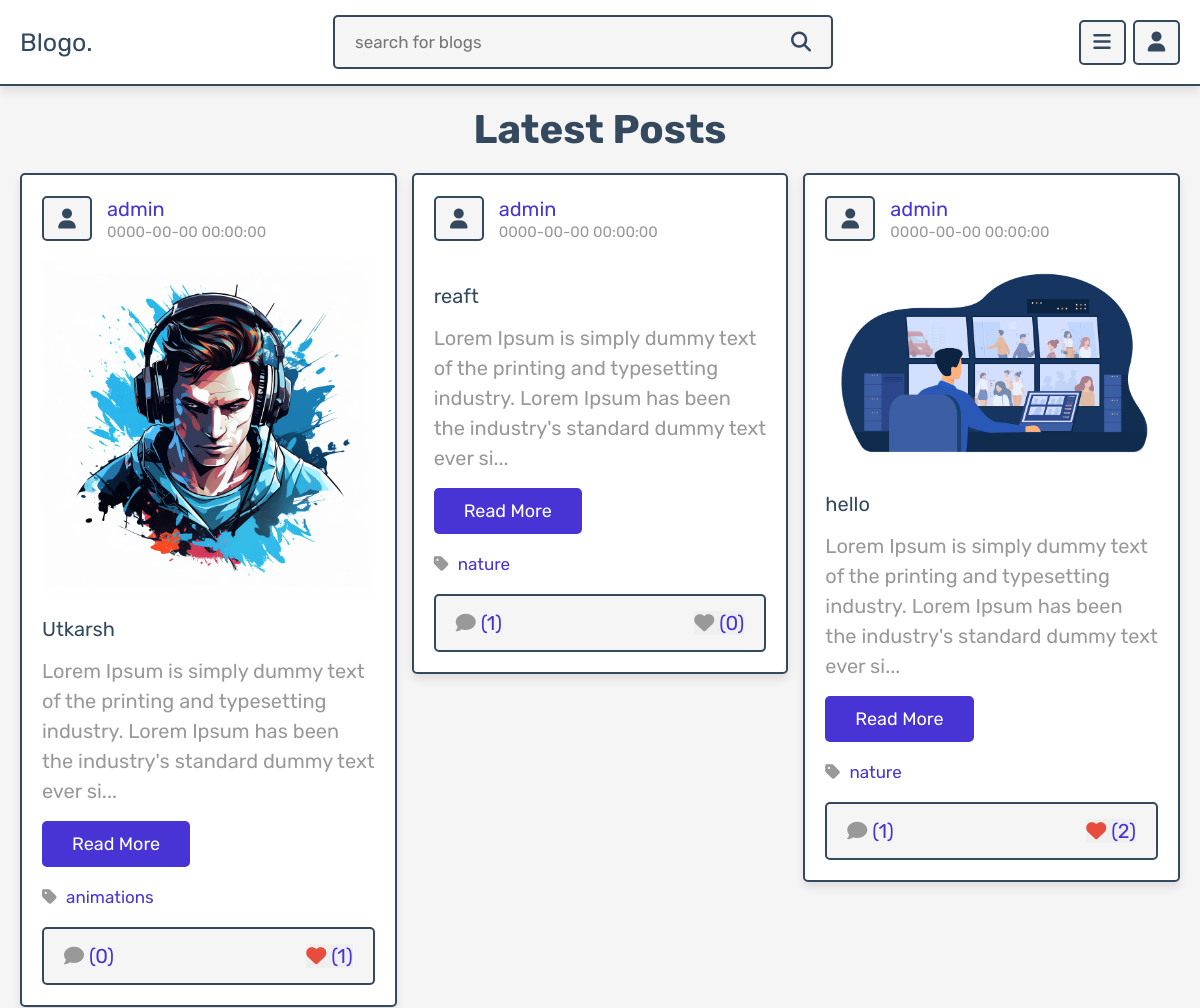
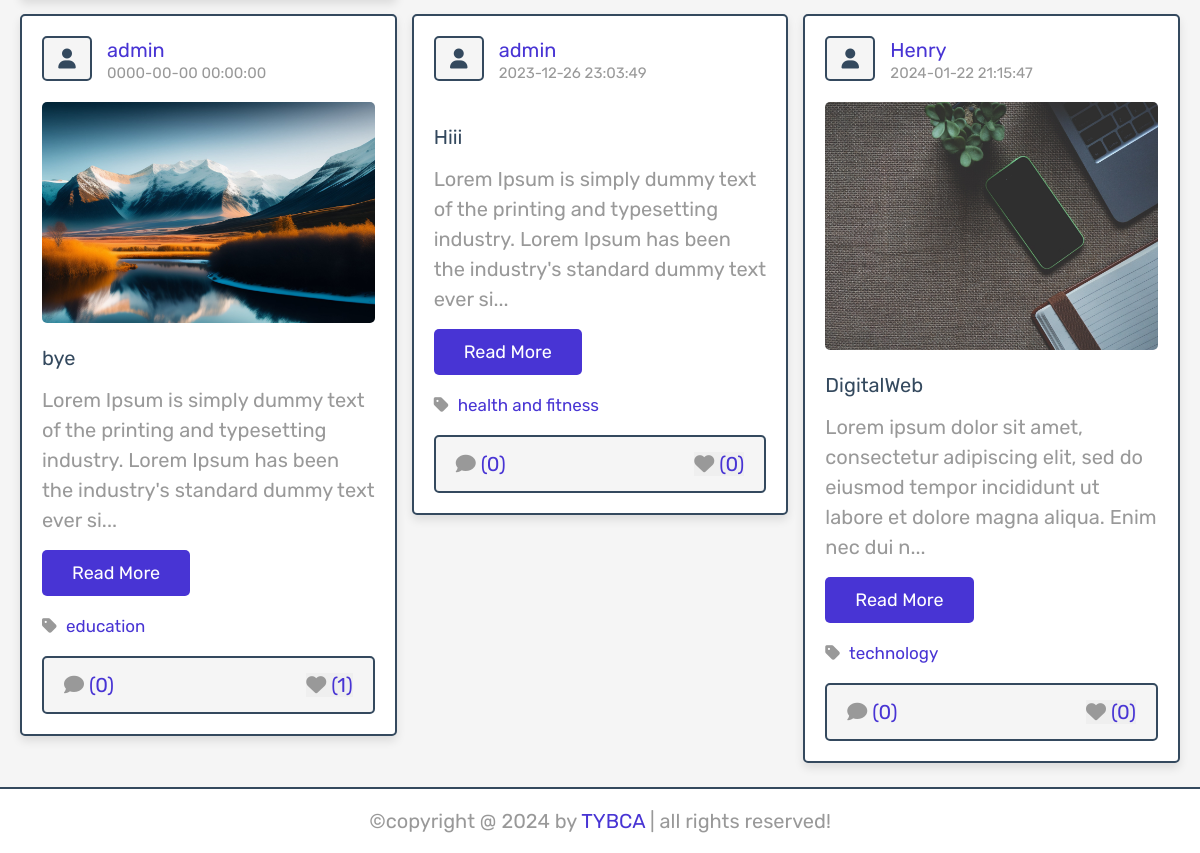
Screenshot of /posts.php (signed in) with the database file from the repository (2 pictures, top to bottom).
### tables this page shows
CREATE TABLE IF NOT EXISTS `posts` (
  `id` int(100) NOT NULL AUTO_INCREMENT,
  `admin_id` int(100) NOT NULL,
  `name` varchar(100) NOT NULL,
  `title` varchar(100) NOT NULL,
  `content` varchar(10000) NOT NULL,
  `category` varchar(50) NOT NULL,
  `image` varchar(100) NOT NULL,
  `date` datetime NOT NULL DEFAULT CURRENT_TIMESTAMP,
  `status` varchar(10) NOT NULL,
  PRIMARY KEY (`id`)
);

### posts.php (the view, shortened to what this page needs)
<?php
include 'components/connect.php';
if(isset($_SESSION['user_id'])){
   $user_id = $_SESSION['user_id'];
}else{
   $user_id = '';
};
?>
<!DOCTYPE html>
<html lang="en">
<head>
   <link rel="stylesheet" href="https://cdnjs.cloudflare.com/ajax/libs/font-awesome/6.1.1/css/all.min.css">
   <link rel="stylesheet" href="css/style.css">
</head>
<body>
<?php include 'components/user_header.php'; ?>
<section class="posts-container">
   <h1 class="heading">latest posts</h1>
   <div class="box-container">
      <?php
         $select_posts = $conn->prepare("SELECT * FROM `posts` WHERE status = ?");
         $select_posts->execute(['active']);
         if($select_posts->rowCount() > 0){
            while($fetch_posts = $select_posts->fetch(PDO::FETCH_ASSOC)){
               $post_id = $fetch_posts['id'];
               $count_post_comments = $conn->prepare("SELECT * FROM `comments` WHERE post_id = ?");
               $count_post_comments->execute([$post_id]);
               $total_post_comments = $count_post_comments->rowCount();
               $count_post_likes = $conn->prepare("SELECT * FROM `likes` WHERE post_id = ?");
               $count_post_likes->execute([$post_id]);
               $total_post_likes = $count_post_likes->rowCount();
               $confirm_likes = $conn->prepare("SELECT * FROM `likes` WHERE user_id = ? AND post_id = ?");
               $confirm_likes->execute([$user_id, $post_id]);
      ?>
      <form class="box" method="post">
         <div class="post-admin">
            <i class="fas fa-user"></i>
            <div>
               <a href="author_posts.php?author=<?= $fetch_posts['name']; ?>"><?= $fetch_posts['name']; ?></a>
               <div><?= $fetch_posts['date']; ?></div>
            </div>
         </div>
         <?php
            if($fetch_posts['image'] != ''){
         ?>
         <img src="uploaded_img/<?= $fetch_posts['image']; ?>" class="post-image" alt="">
         <?php
         }
         ?>
         <div class="post-title"><?= $fetch_posts['title']; ?></div>
         <div class="post-content content-150"><?= $fetch_posts['content']; ?></div>
         <a href="view_post.php?post_id=<?= $post_id; ?>" class="inline-btn">read more</a>
         <a href="category.php?category=<?= $fetch_posts['category']; ?>" class="post-cat"> <i class="fas fa-tag"></i> <span><?= $fetch_posts['category']; ?></span></a>
         <div class="icons">
            <a href="view_post.php?post_id=<?= $post_id; ?>"><i class="fas fa-comment"></i><span>(<?= $total_post_comments; ?>)</span></a>
            <button type="submit" name="like_post"><i class="fas fa-heart" style="<?php if($confirm_likes->rowCount() > 0){ echo 'color:var(--red);'; } ?>  "></i><span>(<?= $total_post_likes; ?>)</span></button>
         </div>
      </form>
      <?php
         }
      }else{
         echo '<p class="empty">no posts added yet!</p>';
      }
      ?>
   </div>
</section>
<?php include 'components/footer.php'; ?>
</body>
</html>

### css/style.css (style rules this page uses)
:root { --main-color:#4834d4; --red:#e74c3c; --orange:#f39c12; --black:#34495e; --white:#fff; --light-bg:#f5f5f5; --light-color:#999; --border:.2rem solid var(--black); --box-shadow:0 .5rem 1rem rgba(0,0,0,.1); }
* { font-family: 'Rubik', sans-serif; margin:0; padding:0; box-sizing: border-box; outline: none; border:none; text-decoration: none; }
html { font-size: 62.5%; overflow-x: hidden; scroll-behavior: smooth; scroll-padding-top: 7rem; }
body { background-color: var(--light-bg); padding-bottom: 7rem; }
section { padding:2rem; margin: 0 auto; max-width: 1200px; }
.btn, .delete-btn, .option-btn, .inline-btn, .inline-option-btn, .inline-delete-btn { margin-top: 1rem; border-radius: .5rem; cursor: pointer; font-size: 1.8rem; color:var(--white); padding:1.2rem 3rem; text-transform: capitalize; text-align: center; }
.inline-btn, .inline-option-btn, .inline-delete-btn { display: inline-block; margin-right: 1rem; }
.inline-btn, .btn { background-color: var(--main-color); }
.heading { margin-bottom: 2rem; text-align: center; font-size: 4rem; color:var(--black); text-transform: capitalize; }
.posts-container .box-container { display: grid; grid-template-columns: repeat(auto-fit, minmax(33rem, 1fr)); gap:1.5rem; align-items: flex-start; justify-content: center; }
.posts-container .box-container .box { border:var(--border); box-shadow: var(--box-shadow); border-radius: .5rem; background-color: var(--white); padding:2rem; overflow: hidden; }
.posts-container .box-container .box .post-admin { display: flex; align-items: center; gap:1.5rem; margin-bottom: 2rem; }
.posts-container .box-container .box .post-admin i { text-align: center; height: 4.5rem; width: 5rem; line-height: 4.2rem; font-size: 2rem; border:var(--border); border-radius: .5rem; background-color: var(--light-bg); color:var(--black); }
.posts-container .box-container .box .post-admin a { font-size: 2rem; color:var(--main-color); }
.posts-container .box-container .box .post-admin div { font-size: 1.5rem; margin-top: .2rem; color:var(--light-color); }
.posts-container .box-container .box .post-image { width: 100%; border-radius: .5rem; margin-bottom: 2rem; }
.posts-container .box-container .box .post-title { font-size: 2rem; color:var(--black); overflow: hidden; text-overflow: ellipsis; white-space: nowrap; margin-bottom: 1rem; }
.posts-container .box-container .box .post-content { font-size: 2rem; line-height: 1.5; padding:.5rem 0; color:var(--light-color); white-space: pre-line; }
.posts-container .box-container .box .post-content::after { content: '...'; }
.posts-container .box-container .box .post-cat { display: block; margin-top: 2rem; font-size: 1.7rem; }
.posts-container .box-container .box .post-cat i { margin-right: .5rem; color:var(--light-color); }
.posts-container .box-container .box .post-cat { color:var(--main-color); }
.posts-container .box-container .box .icons { display: flex; align-items: center; justify-content: space-between; gap:1rem; background-color: var(--light-bg); border-radius: .5rem; padding:1.5rem 2rem; border:var(--border); margin-top: 2rem; }
.posts-container .box-container .box .icons button { cursor: pointer; }
.posts-container .box-container .box .icons i { margin-right:.5rem; font-size:2rem; color:var(--light-color); }
.posts-container .box-container .box .icons span { font-size: 2rem; color:var(--main-color); }

### rows the page displays
posts: name "admin", date "0000-00-00 00:00:00", image (picture), title "Utkarsh", content "Lorem Ipsum is simply dummy text of the printing and typesetting industry. Lorem Ipsum has been the industry's standard dummy text ever si", category "animations", total_post_comments "0", total_post_likes "1"
posts: name "admin", date "0000-00-00 00:00:00", title "reaft", content "Lorem Ipsum is simply dummy text of the printing and typesetting industry. Lorem Ipsum has been the industry's standard dummy text ever si", category "nature", total_post_comments "1", total_post_likes "0"
posts: name "admin", date "0000-00-00 00:00:00", image (picture), title "hello", content "Lorem Ipsum is simply dummy text of the printing and typesetting industry. Lorem Ipsum has been the industry's standard dummy text ever si", category "nature", total_post_comments "1", total_post_likes "2"
posts: name "admin", date "0000-00-00 00:00:00", image (picture), title "bye", content "Lorem Ipsum is simply dummy text of the printing and typesetting industry. Lorem Ipsum has been the industry's standard dummy text ever si", category "education", total_post_comments "0", total_post_likes "1"
posts: name "admin", date "2023-12-26 23:03:49", title "Hiii", content "Lorem Ipsum is simply dummy text of the printing and typesetting industry. Lorem Ipsum has been the industry's standard dummy text ever si", category "health and fitness", total_post_comments "0", total_post_likes "0"
posts: name "Henry", date "2024-01-22 21:15:47", image (picture), title "DigitalWeb", content "Lorem ipsum dolor sit amet, consectetur adipiscing elit, sed do eiusmod tempor incididunt ut labore et dolore magna aliqua. Enim nec dui n", category "technology", total_post_comments "0", total_post_likes "0"
